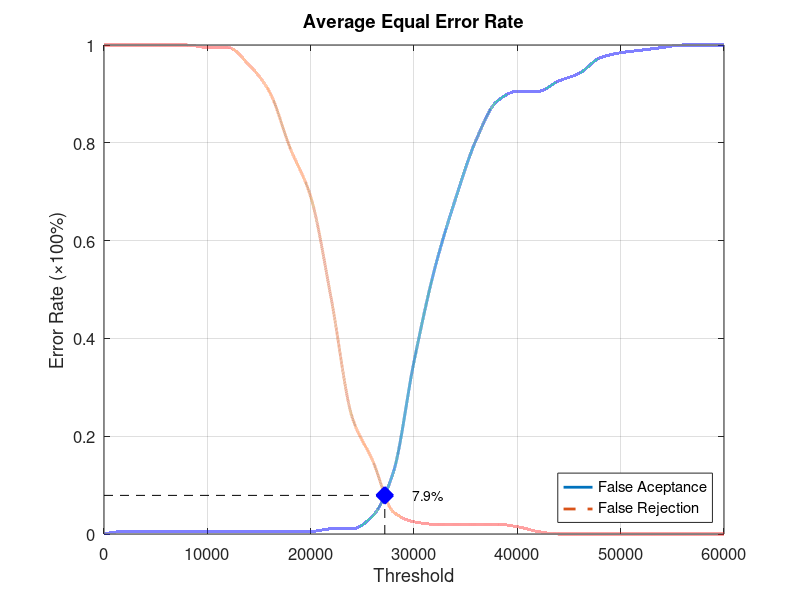
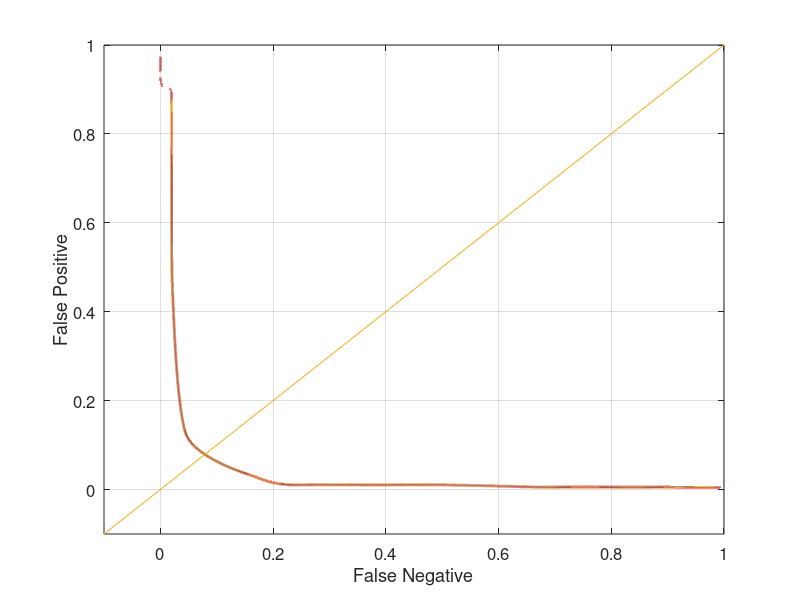

Reproduce these figures in MATLAB, in order.
function yEER = Database3_4
close all;
clear;
clc;
x = 0:2000:60000;
xq = 0:0.5:60000;

y0 = [0 0.00526316 0.00526316 0.00526316 0.00526316 0.00526316 0.00526316 0.00526316 0.00526316 0.00526316 0.00526316 0.0105263 0.0105263 0.0368421 0.126316 0.352632 0.542105 0.684211 0.805263 0.884211 0.905263 0.905263 0.926316 0.942105 0.973684 0.984211 0.989474 0.994737 1 1 1];
yy0 = interp1(x, y0, xq, 'pchip');
y1 = [1 1 1 1 1 0.995 0.995 0.96 0.905 0.79 0.69 0.48 0.24 0.15 0.045 0.025 0.02 0.02 0.02 0.02 0.015 0.005 0 0 0 0 0 0 0 0 0];
yy1 = interp1(x, y1, xq, 'pchip');

% Calculating EER: 
y2 = abs(y0 - y1);
find(y2 == min(y2))
yy2 = abs(yy0 - yy1);
xEER = find(yy2 == min(yy2));
xEERIndex = xq(xEER) % X-axis EER
yEER = yy0(xEER) % Y-axis EER

main = figure
plot(xq, yy0,'-','LineWidth', 2);	hold on
plot(xq, yy1,'--','LineWidth', 2);	hold on
plot([xEERIndex xEERIndex], [0 yEER], 'k--');	hold on
plot([0 xEERIndex], [yEER yEER], 'k--');	hold on
plot(xEERIndex, yEER, 'bx', 'LineWidth', 10);	hold on
text(xEERIndex + 10 * xEERIndex / 100, yEER, [num2str(round((10000 * yEER)) / 100) '%'])
legend('False Aceptance', 'False Rejection', 'Location', 'SouthEast')
xlabel('Threshold')
ylabel('Error Rate (\times100%)')
title('Average Equal Error Rate')
set(gca, 'FontSize', 12)
axis([0 60000 0 1])
grid on

print(main, 'Database3_4Main', '-dpng');
FNRxFPR = figure('Color', [1 1 1]);
plot(yy1, yy0, '-', yy1, yy0, 'LineWidth', 2);
hold on
y = -0.1:0.1:1
plot(y, y); 
set(gca, 'FontSize', 12)
xlabel('False Negative')
ylabel('False Positive')
axis([-0.1 1 -0.1 1])
set(gca, 'FontSize', 12)
grid on

print(FNRxFPR, 'Database3_4FNRxFPR','-dpng');
end
